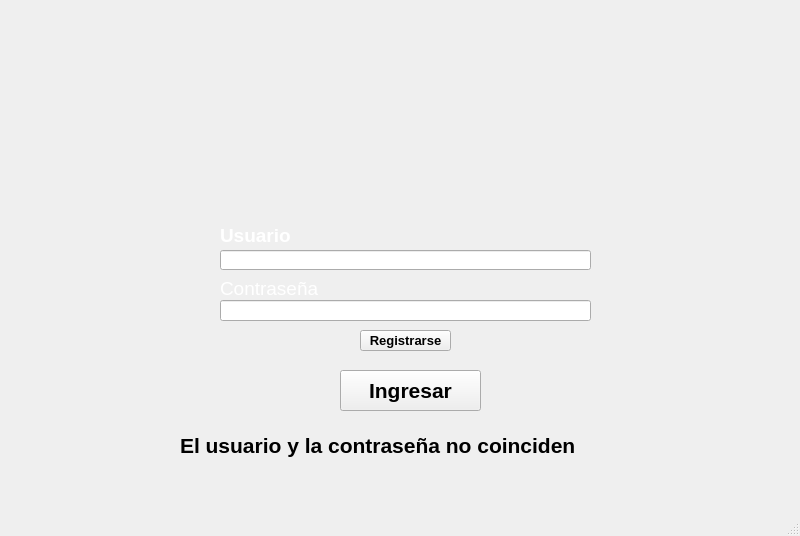
<?xml version="1.0" encoding="UTF-8"?>
<ui version="4.0">
 <class>Window_Inicio</class>
 <widget class="QMainWindow" name="Window_Inicio">
  <property name="geometry">
   <rect>
    <x>0</x>
    <y>0</y>
    <width>800</width>
    <height>536</height>
   </rect>
  </property>
  <property name="windowTitle">
   <string>MainWindow</string>
  </property>
  <widget class="QWidget" name="centralwidget">
   <widget class="QLineEdit" name="Line_Usuario">
    <property name="geometry">
     <rect>
      <x>220</x>
      <y>250</y>
      <width>371</width>
      <height>20</height>
     </rect>
    </property>
    <property name="font">
     <font>
      <pointsize>14</pointsize>
     </font>
    </property>
    <property name="readOnly">
     <bool>false</bool>
    </property>
   </widget>
   <widget class="QLineEdit" name="Line_Contrasena">
    <property name="geometry">
     <rect>
      <x>220</x>
      <y>300</y>
      <width>371</width>
      <height>21</height>
     </rect>
    </property>
    <property name="font">
     <font>
      <pointsize>14</pointsize>
     </font>
    </property>
    <property name="readOnly">
     <bool>false</bool>
    </property>
   </widget>
   <widget class="QPushButton" name="Ingresar">
    <property name="geometry">
     <rect>
      <x>340</x>
      <y>370</y>
      <width>141</width>
      <height>41</height>
     </rect>
    </property>
    <property name="font">
     <font>
      <pointsize>16</pointsize>
      <weight>75</weight>
      <italic>false</italic>
      <bold>true</bold>
      <underline>false</underline>
      <strikeout>false</strikeout>
     </font>
    </property>
    <property name="text">
     <string>Ingresar</string>
    </property>
   </widget>
   <widget class="QLabel" name="Label_Datos_Erroneos">
    <property name="geometry">
     <rect>
      <x>180</x>
      <y>420</y>
      <width>471</width>
      <height>51</height>
     </rect>
    </property>
    <property name="font">
     <font>
      <pointsize>16</pointsize>
      <weight>75</weight>
      <bold>true</bold>
     </font>
    </property>
    <property name="text">
     <string>El usuario y la contraseña no coinciden</string>
    </property>
   </widget>
   <widget class="QPushButton" name="Boton_Cracion_Usuario">
    <property name="geometry">
     <rect>
      <x>360</x>
      <y>330</y>
      <width>91</width>
      <height>21</height>
     </rect>
    </property>
    <property name="font">
     <font>
      <pointsize>10</pointsize>
      <weight>75</weight>
      <bold>true</bold>
     </font>
    </property>
    <property name="text">
     <string>Registrarse</string>
    </property>
   </widget>
   <widget class="QLabel" name="Label_Imagen">
    <property name="enabled">
     <bool>true</bool>
    </property>
    <property name="geometry">
     <rect>
      <x>0</x>
      <y>0</y>
      <width>961</width>
      <height>521</height>
     </rect>
    </property>
    <property name="autoFillBackground">
     <bool>false</bool>
    </property>
    <property name="text">
     <string/>
    </property>
    <property name="pixmap">
     <pixmap resource="../QRC/imagenesInicioSesion.qrc">:/newPrefix/Images/Fondo.png</pixmap>
    </property>
    <property name="scaledContents">
     <bool>true</bool>
    </property>
    <property name="alignment">
     <set>Qt::AlignBottom|Qt::AlignLeading|Qt::AlignLeft</set>
    </property>
   </widget>
   <widget class="QLabel" name="Label_Usuario">
    <property name="geometry">
     <rect>
      <x>220</x>
      <y>220</y>
      <width>81</width>
      <height>31</height>
     </rect>
    </property>
    <property name="font">
     <font>
      <pointsize>14</pointsize>
      <weight>75</weight>
      <bold>true</bold>
     </font>
    </property>
    <property name="styleSheet">
     <string notr="true">color: rgb(255, 255, 255);</string>
    </property>
    <property name="text">
     <string>Usuario</string>
    </property>
   </widget>
   <widget class="QLabel" name="label_2">
    <property name="geometry">
     <rect>
      <x>220</x>
      <y>280</y>
      <width>111</width>
      <height>16</height>
     </rect>
    </property>
    <property name="font">
     <font>
      <pointsize>14</pointsize>
     </font>
    </property>
    <property name="styleSheet">
     <string notr="true">color: rgb(255, 255, 255);</string>
    </property>
    <property name="text">
     <string>Contraseña</string>
    </property>
   </widget>
   <widget class="QLabel" name="label">
    <property name="geometry">
     <rect>
      <x>-20</x>
      <y>-20</y>
      <width>831</width>
      <height>521</height>
     </rect>
    </property>
    <property name="sizePolicy">
     <sizepolicy hsizetype="Maximum" vsizetype="Maximum">
      <horstretch>34</horstretch>
      <verstretch>0</verstretch>
     </sizepolicy>
    </property>
    <property name="sizeIncrement">
     <size>
      <width>0</width>
      <height>0</height>
     </size>
    </property>
    <property name="autoFillBackground">
     <bool>false</bool>
    </property>
    <property name="styleSheet">
     <string notr="true">background-image: url(:/newPrefix/Fondo.png);</string>
    </property>
    <property name="text">
     <string/>
    </property>
    <property name="pixmap">
     <pixmap>:/newPrefix/Fondo.png</pixmap>
    </property>
    <property name="scaledContents">
     <bool>true</bool>
    </property>
   </widget>
   <zorder>label</zorder>
   <zorder>Label_Imagen</zorder>
   <zorder>Line_Usuario</zorder>
   <zorder>Line_Contrasena</zorder>
   <zorder>Ingresar</zorder>
   <zorder>Label_Datos_Erroneos</zorder>
   <zorder>Boton_Cracion_Usuario</zorder>
   <zorder>Label_Usuario</zorder>
   <zorder>label_2</zorder>
  </widget>
  <widget class="QMenuBar" name="menubar">
   <property name="geometry">
    <rect>
     <x>0</x>
     <y>0</y>
     <width>800</width>
     <height>21</height>
    </rect>
   </property>
  </widget>
  <widget class="QStatusBar" name="statusbar"/>
 </widget>
 <resources>
  <include location="../QRC/imagenesInicioSesion.qrc"/>
 </resources>
 <connections/>
</ui>
